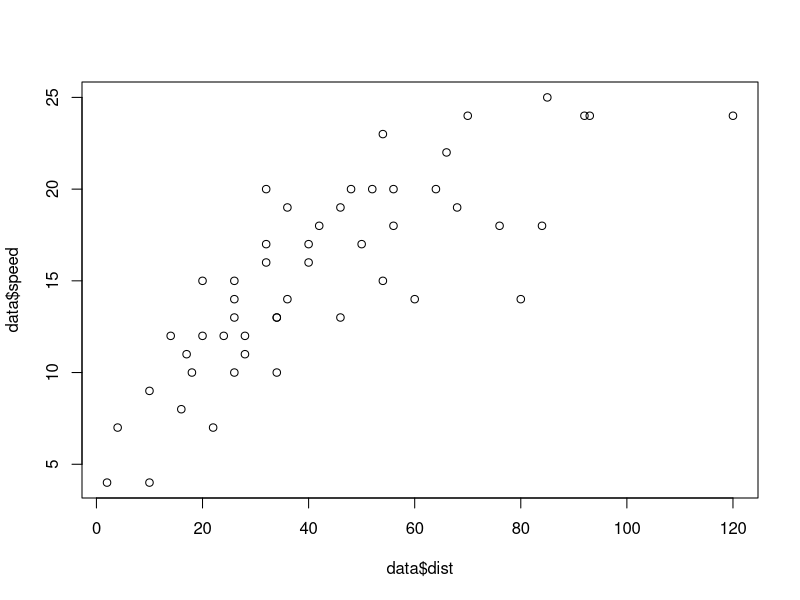
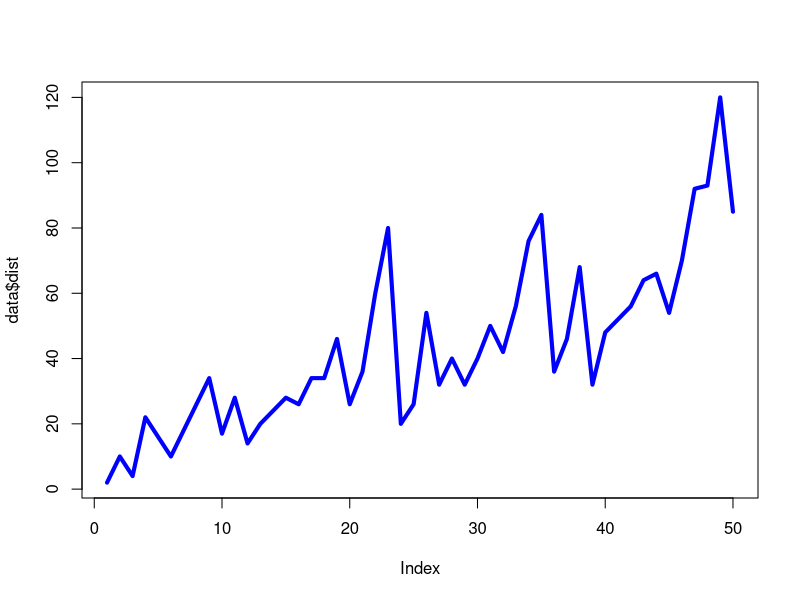
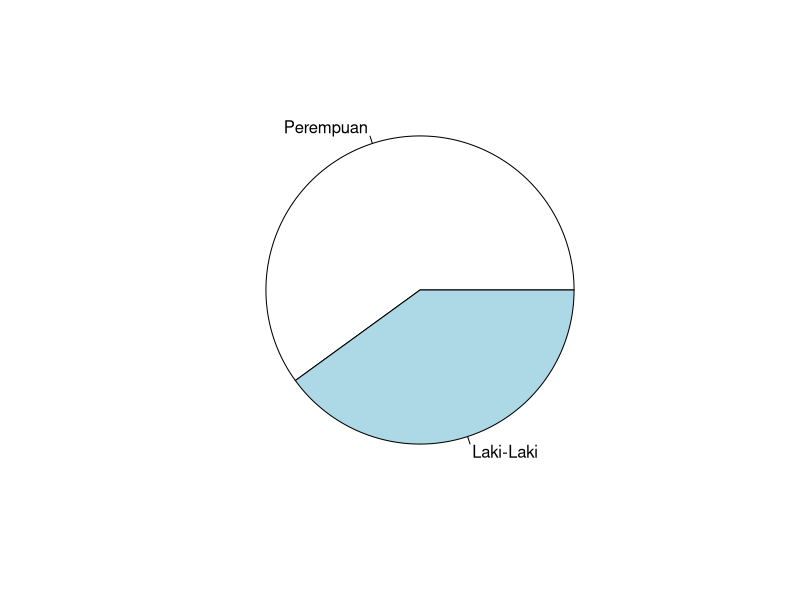
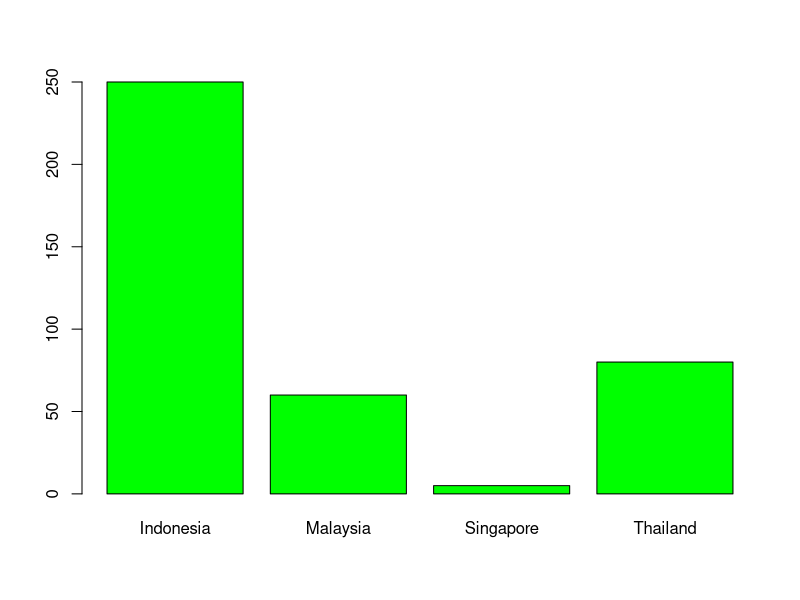

Write the R code that produced these figures, in order.
## ---- chunk 1
knitr::opts_chunk$set(echo = TRUE)
## ---- chunk 2
data <- cars
summary(data)
## ---- chunk 3
max(data)

## ---- chunk 4
plot(x=data$dist, y=data$speed)

## ---- chunk 5
plot(data$dist, type = "l", col = "blue", lwd=4)

## ---- chunk 6
label <-c("Perempuan", "Laki-Laki")
pie(c(60,40), labels = label)

## ---- chunk 7
negara <- c("Indonesia", "Malaysia", "Singapore", "Thailand")
penduduk <- c(250, 60, 5, 80)
barplot(penduduk, names.arg=negara, col = "green")

